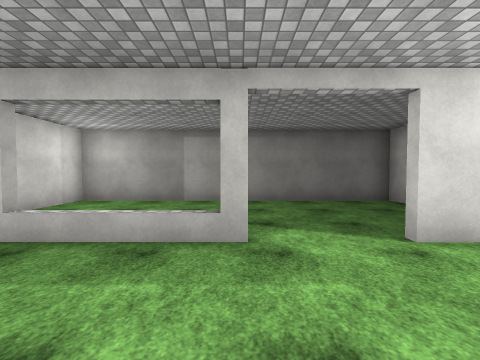
view 1 (above)

16 first-person views from a walk through a scene from a Unity 3-D project. The camera is 1.5 m above the floor, tilts 2° down and sees 90° across. The floor is counted in squares, 1.8 m on a side. Each view is taken from the middle of a square. On the plan, view 1 faces up. The plan holds only what a view shows up to about 10 squares ahead; the rest is blank. The place goes on beyond the plan. The player character is not drawn. Surface patterns are stand-ins for the level's own textures.

view 2
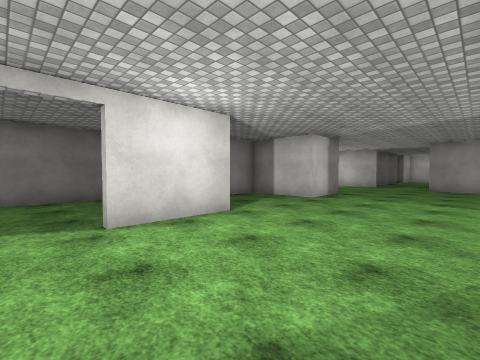

view 3
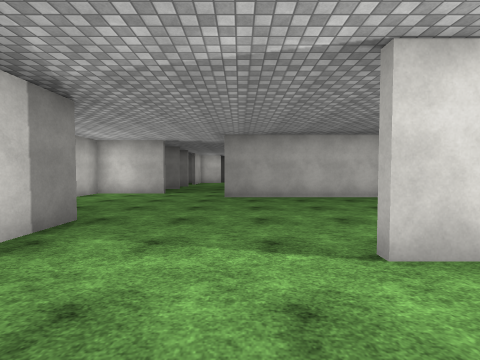

view 4
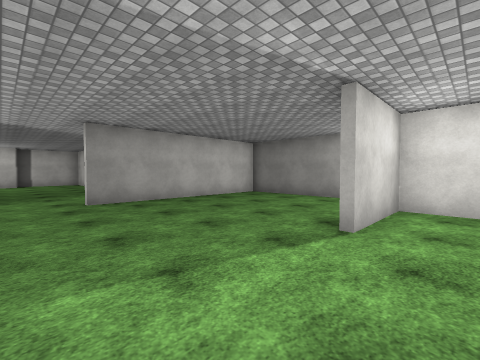

view 5
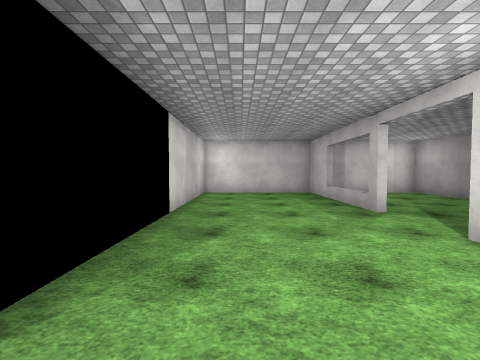

view 6
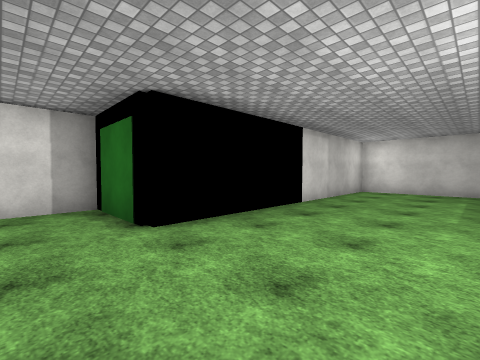

view 7
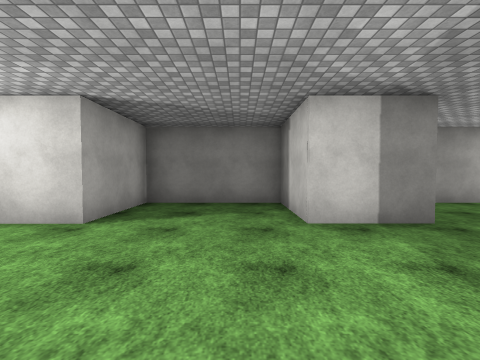

view 8
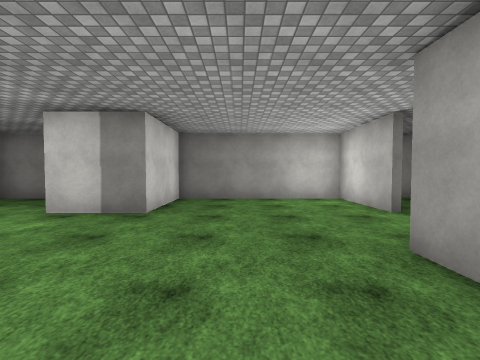

view 9
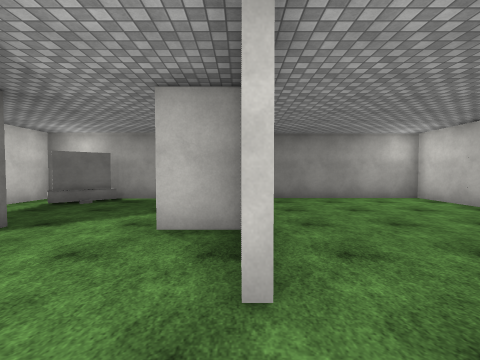

view 10
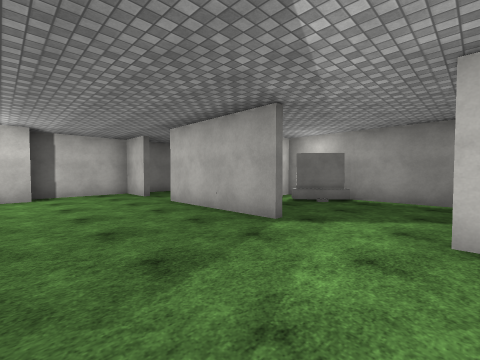

view 11
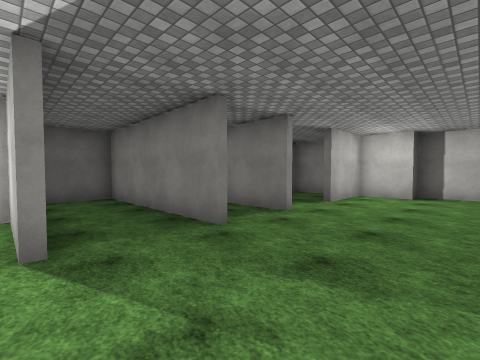

view 12
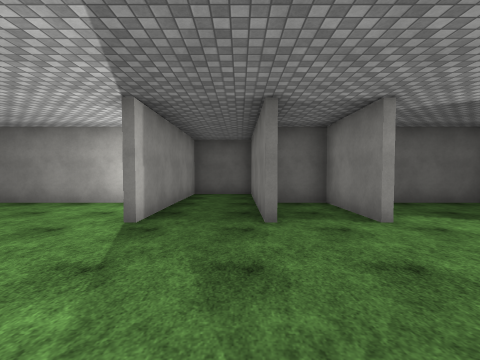

view 13
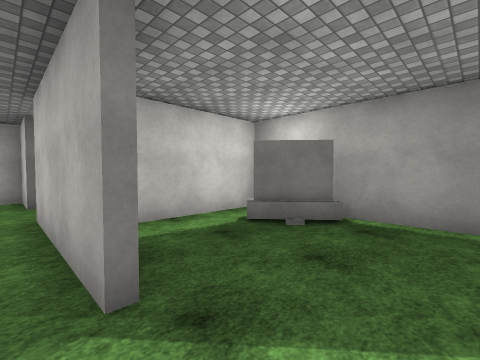

view 14
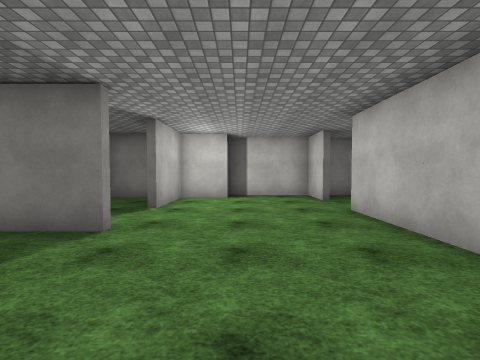

view 15
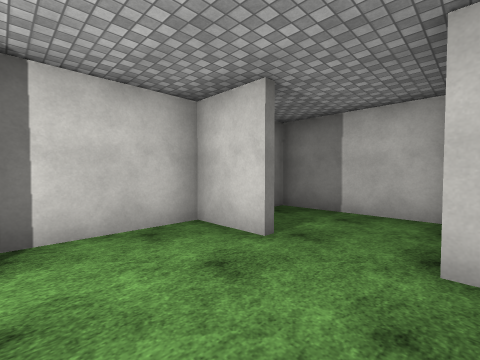

view 16
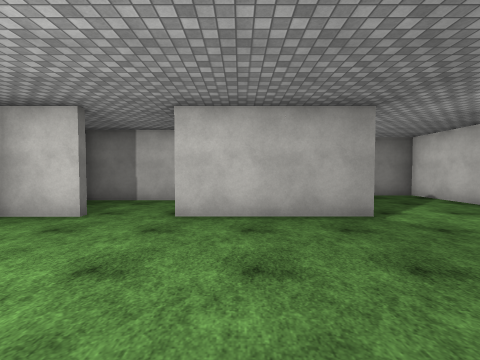

### Floor plan
Ten units are one square. View 1 is at (0, 0); x grows to the right and y downward. Boxes are objects, and circles mark ways between rooms. Rooms are numbered by the first view taken in them; rooms with no view inside come last. Other rooms are left out.
<svg viewBox="-50 -84 299 145">
<path fill="none" stroke="#000" d="M45 19 45 36M45 39 82 39 82 14M43 -61 43 -69 -45 -69 -45 -36M1 -28 -45 -28 -45 14 2 14M84 35 84 56 138 56 138 -6M151 -29 151 -54 101 -54 101 -28 82 -28 82 -54 45 -54 45 -28 20 -28M193 -29 193 -54 180 -54M175 -29 175 -79 153 -79 153 -29M175 14 212 14M229 14 244 14 244 -14 237 -14 237 -28 214 -28M139 14 152 14M140 30 140 54 180 54M199 54 199 25M237 -39 237 -54 210 -54M214 39 244 39 244 21"/>
<rect x="175" y="35" width="20" height="20" fill="#bbb"><title>TV</title></rect>
<circle cx="150" cy="-15" r="3" fill="#2a7"/>
<circle cx="165" cy="20" r="3" fill="#2a7"/>
<circle cx="205" cy="-30" r="3" fill="#2a7"/>
<circle cx="220" cy="20" r="3" fill="#2a7"/>
<text x="50" y="-10">1</text>
<text x="190" y="-10">2</text>
<text x="170" y="40">3</text>
<text x="210" y="-50">4</text>
<text x="230" y="30">5</text>
</svg>
Room 1 opens to room 2. Room 2 opens to room 3. Room 2 opens to room 4. Room 2 opens to room 5.

Where each view was taken, in squares from view 1:
view 1: 0 up, 0 right, facing up
view 2: 1 down, 1 right, facing up-right
view 3: 0 up, 6 right, facing right
view 4: 2 up, 7 right, facing down-right
view 5: 0 up, 5 right, facing left
view 6: 2 up, 6 right, facing down-left
view 7: 1 down, 7 right, facing up
view 8: 2 down, 12 right, facing up
view 9: 2 up, 14 right, facing down
view 10: 2 up, 15 right, facing down-right
view 11: 0 up, 15 right, facing up-right
view 12: 1 down, 17 right, facing up
view 13: 1 down, 16 right, facing down-right
view 14: 1 up, 16 right, facing right
view 15: 1 up, 21 right, facing down-right
view 16: 3 up, 20 right, facing down
